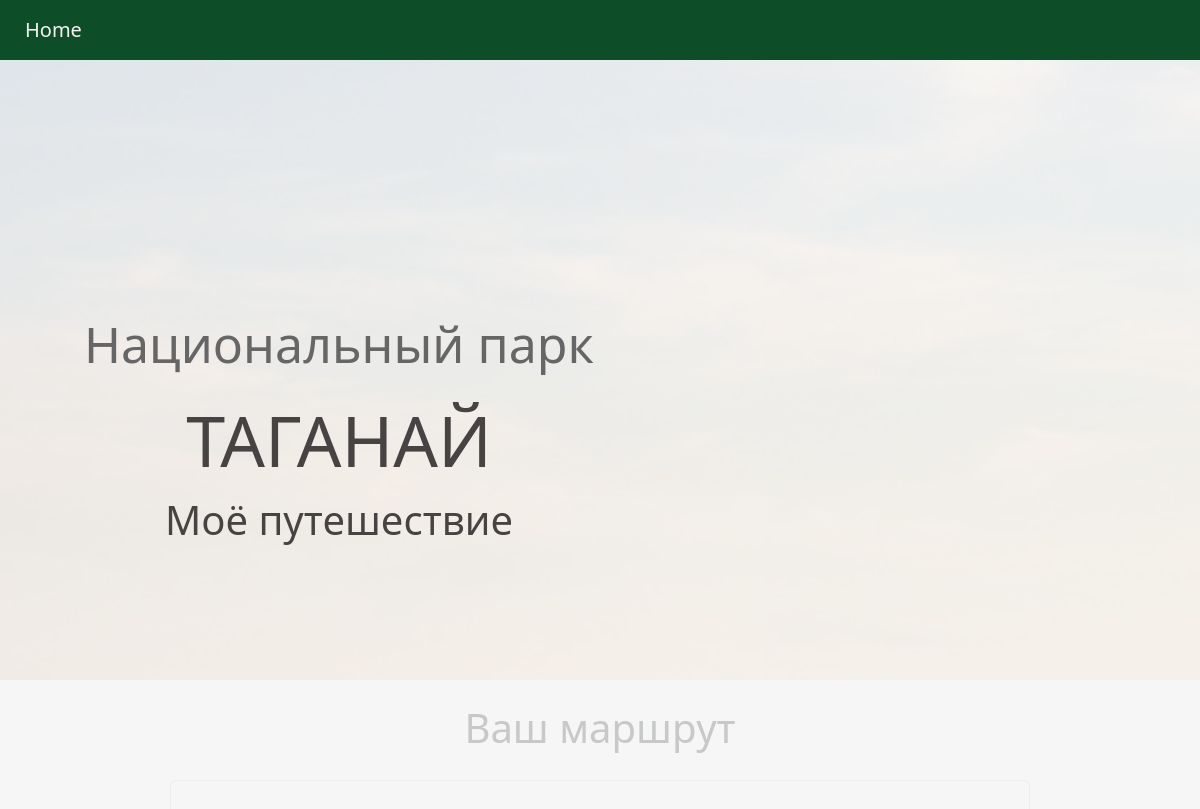
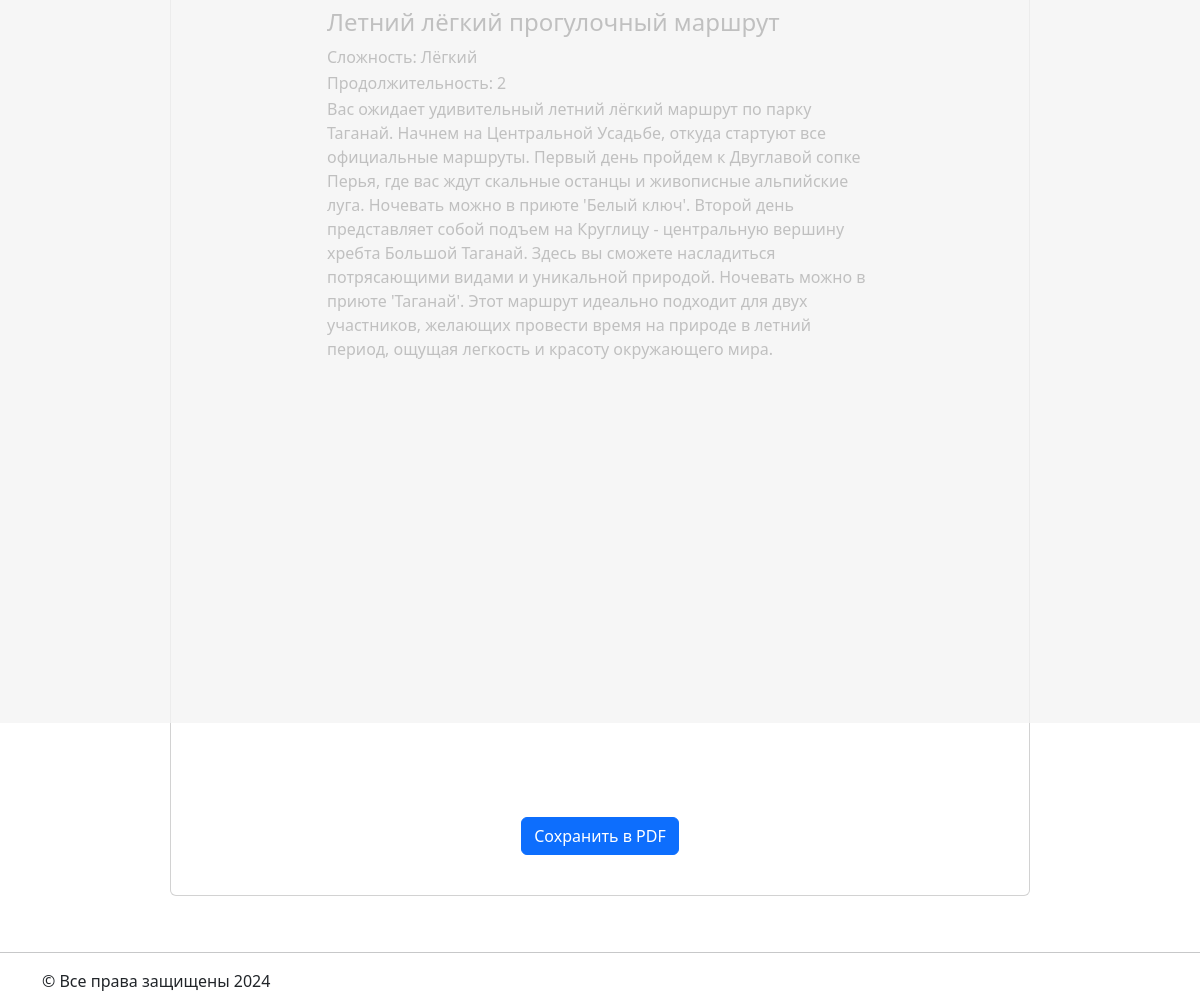
The app's page /route/5/ with its own data (2 pictures, top to bottom).
### naturetrail/models.py (models this page shows)
class Route(models.Model):
    DIFICULT_CHOICES = (
        ("Лёгкий", "Лёгкий"),
        ("Средний", "Средний"),
        ("Сложный", "Сложный"),
        ("Выживание", "Выживание"),
    )
    name = models.CharField(max_length=320, default='generated-route')
    duration = models.PositiveSmallIntegerField()
    level_of_hardness = models.CharField(max_length=20,
                                         choices=DIFICULT_CHOICES, )
    description = models.TextField()
    price_of_accommodation = models.PositiveSmallIntegerField(default=0)
    picture = models.ImageField(upload_to='naturetrail/static/images', null=True)
    equipment = models.FileField(upload_to='equipments',null=True)
    water = models.CharField(max_length=320)
    points = models.ManyToManyField('Point', through='RoutePoint')

### naturetrail/views.py (the view)
# urls.py: path('route/<int:route_id>/', views.route_detail, name='route_detail'),
def route_detail(request, route_id):
    try:
        route = Route.objects.get(pk=route_id)
        data = prepare_data_for_ready_route(route)
    except Route.DoesNotExist:
        return render(request, 'error.html', {'error_message': 'Маршрут не найден'})
    print(data)
    return render(request, 'route_detail.html', data)

### naturetrail/views.py (called while the page is built)
def prepare_data_for_ready_route(_route):
    original_picture_path = _route.picture.name
    to_remove = "naturetrail/static/"
    picture_path = original_picture_path.removeprefix(to_remove)
    points = _route.points.all()
    points_data = [{'name': point.name, 'latitude': point.latitude, 'longitude': point.longitude} for point in points]
    return {
        'form': "form",
        'description_h': _route.description,
        'picture_h': picture_path,
        'name_h': _route.name,
        'dificult_h': _route.level_of_hardness,
        'water_h': _route.water,
        'duration_h': _route.duration,
        'points_data': json.dumps(points_data)
    }

### naturetrail/templates/route_detail.html (shortened to what this page needs)
<!DOCTYPE html>
<html lang="en">
<head>
    {% load static %}
    <link href="{% static 'css/bootstrap.min.css' %}" rel="stylesheet" type="text/css">
    <link href="/static/css/main.css" rel="stylesheet" type="text/css">
</head>
<body>
<nav class="navbar navbar-expand-lg fixed-top" id="menu">
    <a class="navbar-brand" href="/">Home</a>
</nav>
<header class="header_route_detail">
    <div class="overlay_route_detail"></div>
    <div class="container">
        <div class="row">
            <div class="col-md-6 d-flex justify-content-between">
                <div class="description text-center">
                    <h3>
                        <p>
                            Национальный парк
                        </p>
                        ТАГАНАЙ
                    </h3>
                    <div class="preview2">Моё путешествие</div>
                </div>
            </div>
        </div>
    </div>
</header>
<div class="gener" id="gener">
    <div class="container">
        <h1 class="text-center mt-4">Ваш маршрут</h1>
        <div class="row">
            <div class="one">
                <div class="card" id="card">
                    <div class="card-body" id="card-body">
                        <h4 class="card-title">{{name_h}}</h4>
                        <p class="card1-text">Сложность: {{ dificult_h }}</p>
                        <p class="card1-text">Продолжительность: {{ duration_h }}</p>
                        <p class="card-text4">{{ description_h }}</p>
                        <div id="map" style="width: 600px; height: 400px"></div>
                    </div>
                    <div class="container text-center mt-4">
                        <button id="save-pdf" class="btn btn-primary">Сохранить в PDF</button>
                    </div>
                </div>
            </div>
        </div>
    </div>
</div>
<hr>
<footer class="container">
    &copy; Все права защищены 2024
</footer>
</body>
</html>

### naturetrail/static/css/main.css (style rules this page uses)
.navbar { background:#0d4d28; padding: 10px 10px 10px 10px; }
.nav-link , .navbar-brand { margin-left: 15px; color: #f4f4f4; cursor: pointer; }
.header_route_detail { height: 85vh; background-image: url('/static/img/taganay_main_fon1.jpg'); background-attachment: fixed; background-size: cover; background-position: center; }
.overlay_route_detail { position: absolute; height: 85%; min-width: 100%; left: 0; top: 0; background: rgba(244, 244, 244, 0.79); z-index: 1; }
.description { position: absolute; top: 15%; margin: 5px 30px 30px 10px; padding: 2em; z-index: 2; }
.description h3 { font-size: 70px; color:#474343 ; }
.description p { text-align: center; color:#666; font-size: 50px; width:100%; line-height: 1.5; }
.card1-text { margin-bottom:2px; color:#000000; }
.preview2 { font-size: 40px; color:#474343; }
.one { padding: 20px 140px 40px 140px; text-aligin:center; }
.gener .card { padding: 20px 140px 40px 140px; }
.card-text4 { font-size:18; }
.card-body { text-decoration: none; color: black; }

### records on screen
Route: name "Летний лёгкий прогулочный маршрут", level_of_hardness "Лёгкий", description "Вас ожидает удивительный летний лёгкий маршрут по парку Таганай. Начнем на Центральной Усадьбе, откуда стартуют все официальные маршруты. Первый день пройдем к Двуглавой сопке Перья, где вас ждут скальные останцы и живописные альпийские луга. Ночевать можно в приюте 'Белый ключ'. Второй день представляет собой подъем на Круглицу - центральную вершину хребта Большой Таганай. Здесь вы сможете насладиться потрясающими видами и уникальной природой. Ночевать можно в приюте 'Таганай'. Этот маршрут идеально подходит для двух участников, желающих провести время на природе в летний период, ощущая легкость и красоту окружающего мира."

### other values on screen
{{ duration_h }} "2"
